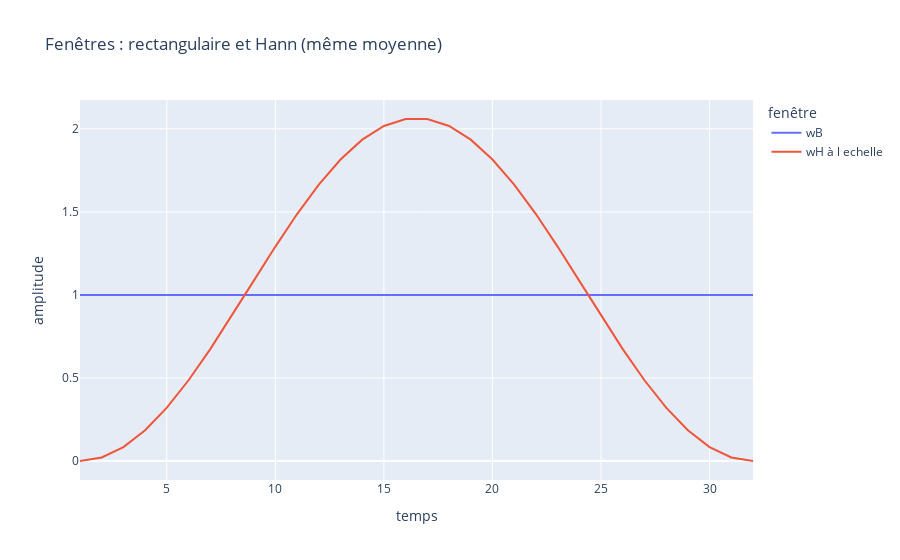

The notebook cell this image was saved under:
### Markdown cell above
4. Affichez sur un même graphe en fonction des fréquences réduites, les spectres centrés des deux fenêtres de
même moyenne calculés sur N = 4K points. Retrouver à partir de ces tracés les caractéristiques de chacune
de ces deux fenêtres (cf. TD Signaux continus Ex. 10). En déduire leurs avantages/inconvénients pour l’analyse
spectrale (amplitude des rebonds et résolution fréquentielle)

### Code cell
K = 32
t = np.linspace(1,K, K) #len(t) = 32

wH = signal.windows.hann(K)
wB = signal.windows.boxcar(K)

df = pd.DataFrame({'t': t, 'wB': wB, 'wH à l echelle': wH * FAmpli})
fig = px.line(df, x='t', y=['wB', 'wH à l echelle'],
              labels={'t': 'temps', 'value': 'amplitude', 'variable': 'fenêtre'},
              title='Fenêtres : rectangulaire et Hann (même moyenne)')
fig.show()

### Figure 1 — Plotly figure (JSON) as saved in the notebook; plotly's stock layout.template omitted (floating-point values rounded to 4 significant figures)
{"data": [{"hovertemplate": "fenêtre=wB<br>temps=%{x}<br>amplitude=%{y}<extra></extra>", "legendgroup": "wB", "line": {"color": "#636efa", "dash": "solid"}, "marker": {"symbol": "circle"}, "mode": "lines", "name": "wB", "orientation": "v", "showlegend": true, "type": "scatter", "x": [1.0, 2.0, 3.0, 4.0, 5.0, 6.0, 7.0, 8.0, 9.0, 10.0, 11.0, 12.0, 13.0, 14.0, 15.0, 16.0, 17.0, 18.0, 19.0, 20.0, 21.0, 22.0, 23.0, 24.0, 25.0, 26.0, 27.0, 28.0, 29.0, 30.0, 31.0, 32.0], "xaxis": "x", "y": [1.0, 1.0, 1.0, 1.0, 1.0, 1.0, 1.0, 1.0, 1.0, 1.0, 1.0, 1.0, 1.0, 1.0, 1.0, 1.0, 1.0, 1.0, 1.0, 1.0, 1.0, 1.0, 1.0, 1.0, 1.0, 1.0, 1.0, 1.0, 1.0, 1.0, 1.0, 1.0], "yaxis": "y"}, {"hovertemplate": "fenêtre=wH à l echelle<br>temps=%{x}<br>amplitude=%{y}<extra></extra>", "legendgroup": "wH à l echelle", "line": {"color": "#EF553B", "dash": "solid"}, "marker": {"symbol": "circle"}, "mode": "lines", "name": "wH à l echelle", "orientation": "v", "showlegend": true, "type": "scatter", "x": [1.0, 2.0, 3.0, 4.0, 5.0, 6.0, 7.0, 8.0, 9.0, 10.0, 11.0, 12.0, 13.0, 14.0, 15.0, 16.0, 17.0, 18.0, 19.0, 20.0, 21.0, 22.0, 23.0, 24.0, 25.0, 26.0, 27.0, 28.0, 29.0, 30.0, 31.0, 32.0], "xaxis": "x", "y": [0.0, 0.02113, 0.08366, 0.185, 0.3211, 0.4862, 0.6737, 0.8759, 1.085, 1.291, 1.487, 1.664, 1.815, 1.935, 2.017, 2.059, 2.059, 2.017, 1.935, 1.815, 1.664, 1.487, 1.291, 1.085, 0.8759, 0.6737, 0.4862, 0.3211, 0.185, 0.08366, 0.02113, 0.0], "yaxis": "y"}], "layout": {"legend": {"title": {"text": "fenêtre"}, "tracegroupgap": 0}, "title": {"text": "Fenêtres : rectangulaire et Hann (même moyenne)"}, "xaxis": {"anchor": "y", "domain": [0, 1], "title": {"text": "temps"}}, "yaxis": {"anchor": "x", "domain": [0, 1], "title": {"text": "amplitude"}}}}
